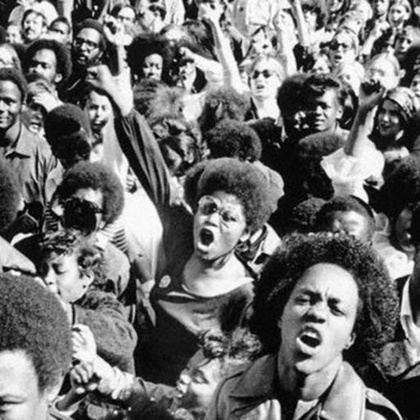
%> input picture SP2018/COMP576/HW5/img7c.jpg, 420 x 420 px, shrunk from 512 x 512 before the run
$ octave main_.m   (GNU Octave 9; MATLAB toolbox functions it lacks are replaced by stand-ins)
%> lines starting %> are read from the running program, lines starting %| are printed output that depends on the picture; in (x1, y1, x2, y2) boxes, pixels count from 0 and x2, y2 are one past the last pixel; in counts of white or black regions, pixels touching at a corner belong together; the program's own positions count from 1
### SP2018/COMP576/HW5/CubicBSpline2D.m
function vals = CubicBSpline2D(ctrls,t1x,t1y,dtx,dty,xs,ys)
%CUBICBSPLINE2D Summary of this function goes here
%   Detailed explanation goes here

nx = length(xs);
ny = length(ys);

[npy,npx] = size(ctrls);

global med

med = zeros(npy,nx);
vals = zeros(ny,nx);

for i=1:npy
    med(i,:) = CubicBSpline1D(ctrls(i,:),t1x,dtx,xs);
end

for i=1:nx
    vals(:,i) = CubicBSpline1D(med(:,i),t1y,dty,ys)';
end

end

### SP2018/COMP576/HW5/CubicBSpline1D.m
function vals = CubicBSpline1D(ctrls,t1,dt,xs)
%BSPLINE Summary of this function goes here
%   Detailed explanation goes here

M = [-1, 3,-3, 1;...
      3,-6, 3, 0;...
     -3, 0, 3, 0;...
      1, 4, 1, 0]/6;

nctrl = length(ctrls);
k = 1;
nx = length(xs);
vals = zeros(1,nx);

t = t1;
A = zeros(4,1);
for i=2:nctrl-2
    t = t+dt;
    A = M*[ctrls(i-1);ctrls(i);ctrls(i+1);ctrls(i+2)];
    while xs(k)<t+dt
        dx = (xs(k)-t)/dt;
        vals(k)=[dx^3,dx^2,dx,1]*A;
        k = k+1;
    end
end

while k<=nx
    dx = (xs(k)-t)/dt;
    vals(k)=[dx^3,dx^2,dx,1]*A;
    k = k+1;
end

end

### SP2018/COMP576/HW5/main_.m
I = im2double(imread('img7c.jpg'));
%> I: size 420x420 double; min 0, max 1, mean 0.443

dim = size(I,1);
%> dim = 420

nbox = 8;

boxdim = dim/nbox;
%> boxdim = 52.5

ctrl = zeros(nbox,nbox);

for i=1:nbox
    for j=1:nbox

        ctrl(i,j) = mean(mean(I((i-1)*boxdim+1:i*boxdim,(j-1)*boxdim+1:j*boxdim)));

    end
end
%> after the loop, ctrl = [0.529 0.414 0.533 0.513 0.687 0.739 0.596 0.511; 0.5 0.293 0.507 0.522 0.669 0.475 0.589 0.541; 0.487 0.294 0.44 0.439 0.277 0.211 0.464 0.322; 0.398 0.332 0.56 0.359 0.41 0.232 0.544 0.227; 0.281 0.393 0.802 0.28 0.571 0.267 0.354 0.365; 0.418 0.588 0.419 0.387 0.503 0.219 0.634 0.4; 0.408 0.628 0.353 0.255 0.344 0.295 0.568 0.368; 0.737 0.442 0.406 0.441 0.389 0.304 0.683 0.213]

global med

L = CubicBSpline2D(ctrl,boxdim/2+0.5,boxdim/2+0.5,boxdim,boxdim,1:dim,1:dim);
%> in CubicBSpline2D, `[npy,npx] = size(ctrls);`: npy = 8
%> the loop in CubicBSpline2D, `for i=1:npy` made 8 passes
%> after the loop in CubicBSpline2D, `for i=1:nx`:
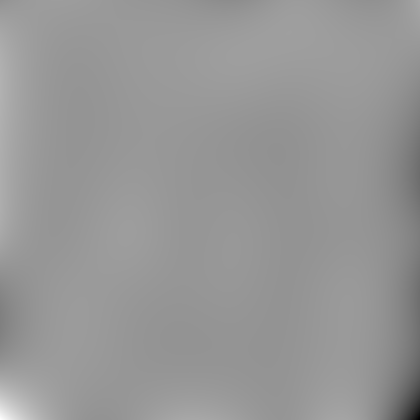
%> vals: size 420x420 double; min -3.52, max 3.14, mean 0.419; drawn with min black and max white

L = mat2gray(L);
%R = mat2gray(I./L);

R = I./L;
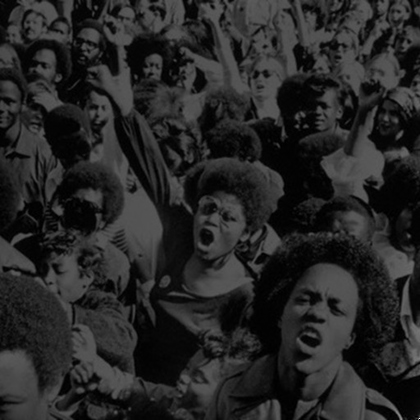
%> R: size 420x420 double; 0% of the values are NaN or infinite; the others: min 0, max 4.82, mean 0.743; drawn with min black, max white, NaN and infinite black


%R = I./max(0.1,L);

%I_ = R.*L;
%%
figure
subplot(1,3,1)
imshow(mat2gray(I));
subplot(1,3,2)
imshow(mat2gray(L));
subplot(1,3,3)
imshow(mat2gray(R));
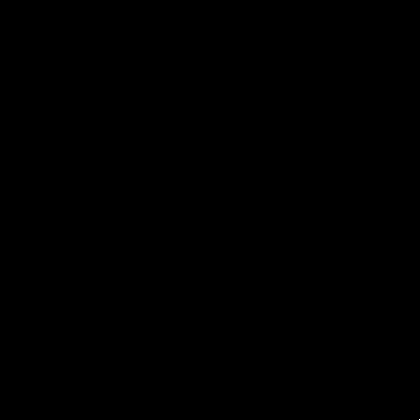
%> displayed picture: size 420x420, on the screen's scale of 0 to 255; 0% white in thin lines or dots, all inside (x1, y1, x2, y2) = (419, 419, 420, 420)
%subplot(1,4,4)
%imshow(mat2gray(I_));

$ run again, with SP2018/COMP576/HW5/img3c.jpg copied over SP2018/COMP576/HW5/img7c.jpg
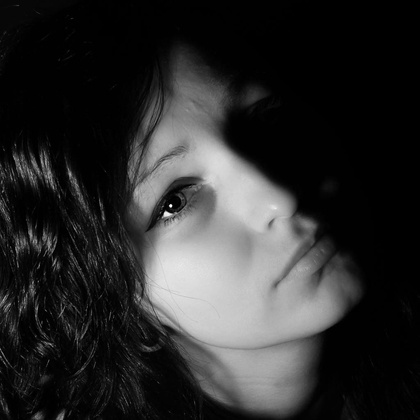
%> input picture SP2018/COMP576/HW5/img3c.jpg, 420 x 420 px, shrunk from 1024 x 1024 before the run
%> after the loop `for i=1:nbox`: ctrl = [0.019 0.00564 0.00237 0.0116 0.00329 0.00088 0 0; 0.0056 0.0051 0.0223 0.236 0.0858 0.00405 0 0; 0.0228 0.00609 0.134 0.538 0.157 0.0047 0.00131 0; 0.129 0.0613 0.276 0.417 0.701 0.17 0.00714 1.45e-05; 0.11 0.0853 0.195 0.66 0.679 0.529 0.0493 0.000512; 0.089 0.0802 0.237 0.838 0.771 0.618 0.28 0.00338; 0.0726 0.0623 0.0745 0.393 0.691 0.563 0.0749 0.00452; 0.0529 0.0475 0.0598 0.0732 0.366 0.347 0.0169 0.00844]
%> npy = 8
%> the loop in CubicBSpline2D, `for i=1:npy` made 8 passes
%> after the loop in CubicBSpline2D, `for i=1:nx`:
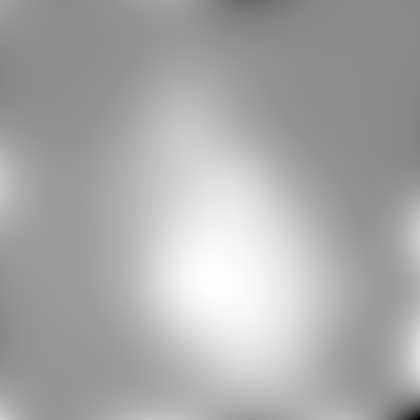
%> vals: size 420x420 double; min -0.905, max 0.732, mean 0.184; drawn with min black and max white
%> `R = I./L;`:
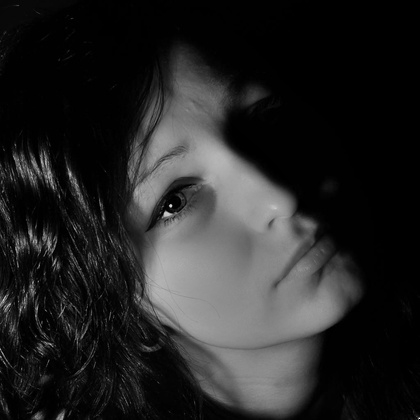
%> R: size 420x420 double; 0% of the values are NaN or infinite; the others: min 0, max 1.45, mean 0.216; drawn with min black, max white, NaN and infinite black

$ run again, with SP2018/COMP576/HW5/img5c.jpg copied over SP2018/COMP576/HW5/img7c.jpg
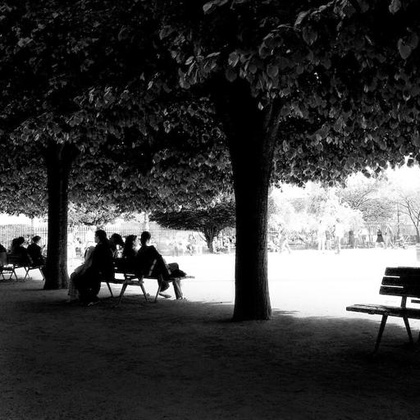
%> input picture SP2018/COMP576/HW5/img5c.jpg, 420 x 420 px, shrunk from 512 x 512 before the run
%> after the loop `for i=1:nbox`: ctrl = [0.0504 0.0443 0.024 0.0434 0.0241 0.0574 0.0561 0.0312; 0.0238 0.0388 0.0446 0.0731 0.0592 0.0882 0.0519 0.0583; 0.0754 0.0833 0.0525 0.0663 0.028 0.102 0.146 0.144; 0.172 0.146 0.143 0.192 0.129 0.528 0.632 0.807; 0.479 0.461 0.442 0.573 0.271 0.852 0.906 0.833; 0.246 0.125 0.265 0.547 0.41 0.878 0.954 0.483; 0.118 0.104 0.0981 0.108 0.0914 0.163 0.208 0.201; 0.133 0.109 0.111 0.112 0.0954 0.0768 0.0625 0.0517]
%> npy = 8
%> the loop in CubicBSpline2D, `for i=1:npy` made 8 passes
%> after the loop in CubicBSpline2D, `for i=1:nx`:
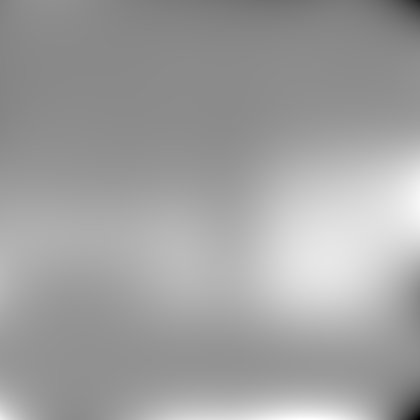
%> vals: size 420x420 double; min -1.18, max 1.08, mean 0.244; drawn with min black and max white
%> `R = I./L;`:
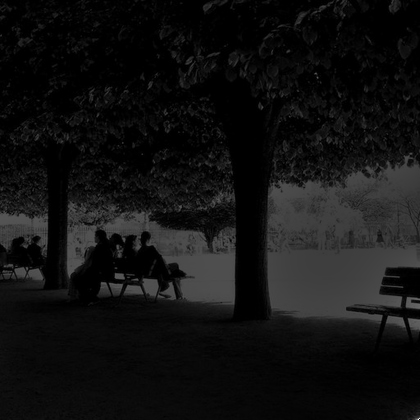
%> R: size 420x420 double; 0% of the values are NaN or infinite; the others: min 0, max 4.53, mean 0.322; drawn with min black, max white, NaN and infinite black

$ run again, with SP2018/COMP576/HW5/img6c.jpg copied over SP2018/COMP576/HW5/img7c.jpg
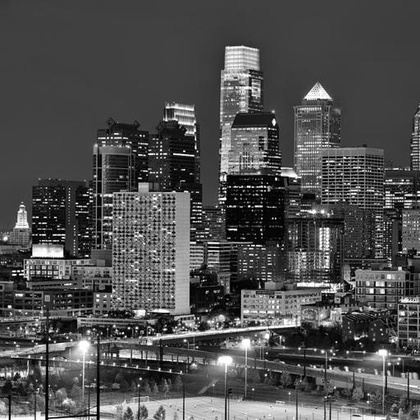
%> input picture SP2018/COMP576/HW5/img6c.jpg, 420 x 420 px, shrunk from 512 x 512 before the run
%> after the loop `for i=1:nbox`: ctrl = [0.247 0.25 0.252 0.252 0.272 0.25 0.25 0.239; 0.25 0.252 0.253 0.251 0.479 0.262 0.287 0.246; 0.257 0.266 0.238 0.276 0.382 0.312 0.313 0.265; 0.247 0.223 0.282 0.227 0.277 0.253 0.329 0.27; 0.341 0.228 0.407 0.437 0.189 0.196 0.276 0.269; 0.26 0.308 0.41 0.398 0.233 0.409 0.348 0.344; 0.331 0.428 0.333 0.321 0.477 0.298 0.228 0.297; 0.359 0.375 0.371 0.439 0.468 0.4 0.431 0.4]
%> npy = 8
%> the loop in CubicBSpline2D, `for i=1:npy` made 8 passes
%> after the loop in CubicBSpline2D, `for i=1:nx`:
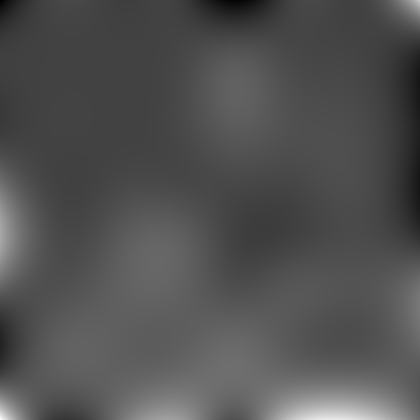
%> vals: size 420x420 double; min -0.0154, max 1.01, mean 0.313; drawn with min black and max white
%> `R = I./L;`:
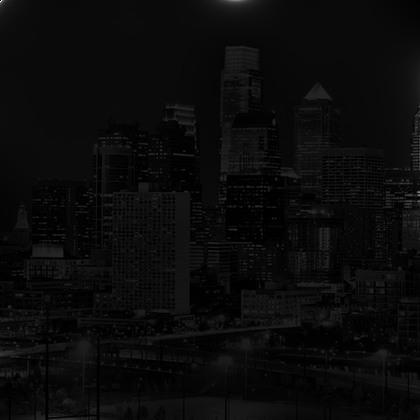
%> R: size 420x420 double; 0% of the values are NaN or infinite; the others: min 0, max 22.92, mean 0.986; drawn with min black, max white, NaN and infinite black
